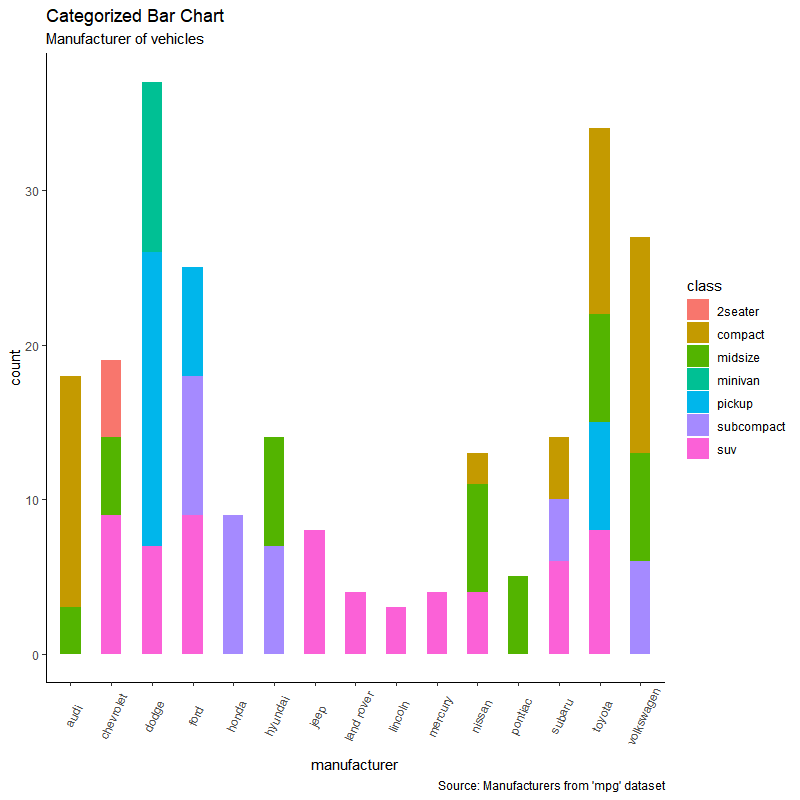

Recreate this plot in R.
### CATEGORIZED BAR CHART ###

# Import ggplot2 package
library(ggplot2)                                    

# Pre-set the classic theme
theme_set(theme_classic())                          

gg <- ggplot(data = ,                               # name the chart variable and load data set
             aes(x = ))                             # set the x variable

gg + geom_bar(aes(fill = ),                         # type in the fill variable
              width = ) +                           # set the width of the bars
  theme(axis.text.x = element_text(angle = ,        # set the x axis text angle
                                   vjust = )) +     # vjust shifts the x-axis text vertically
  labs(title = "",                                  # type in the chart title
       subtitle = "",                               # type in the chart subtitle
       caption = "")                                # type in additional captions

# EXAMPLE

library(ggplot2)
theme_set(theme_classic())

gg <- ggplot(data = mpg,
             aes(x = manufacturer))

gg + geom_bar(aes(fill = class),
              width = 0.5) +
  theme(axis.text.x = element_text(angle = 65,
                                   vjust = 0.6)) +
  labs(title = "Categorized Bar Chart",
       subtitle = "Manufacturer of vehicles",
       caption = "Source: Manufacturers from 'mpg' dataset")
